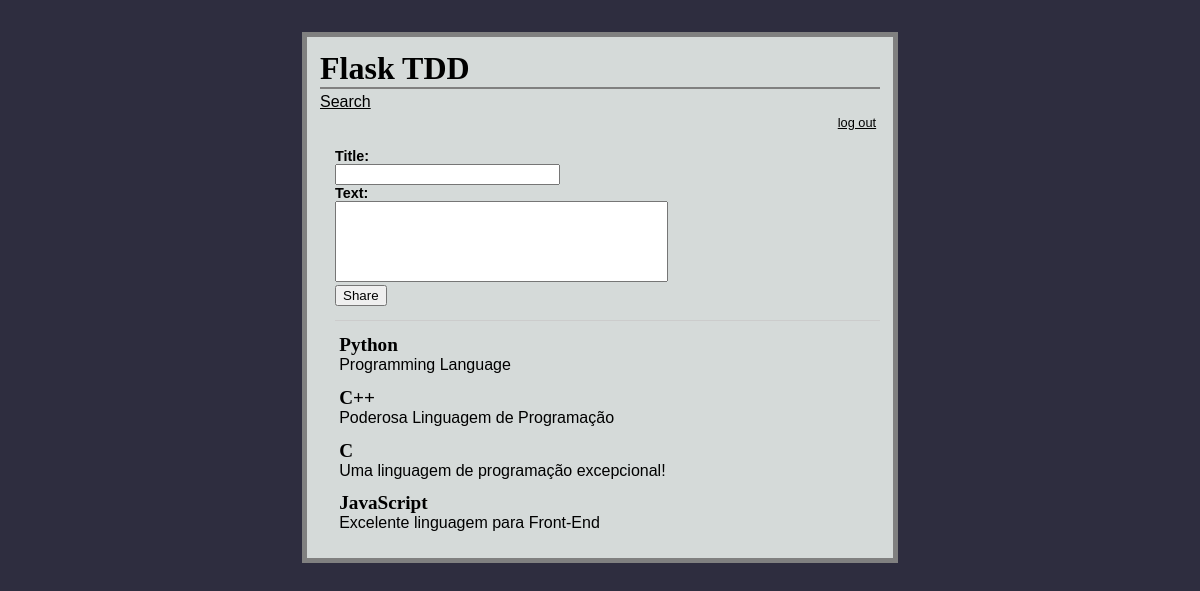
The page / (signed in) on the database its author committed.
### models.py (models this page shows, shortened)
class Flaskr(db.Model):
    __tablename__ = "flaskr"
    post_id = db.Column(db.Integer, primary_key=True)
    title = db.Column(db.String, nullable=False)
    text = db.Column(db.String, nullable=False)

### app.py (the view)
@app.route('/')
def index():
    entries = db.session.query(models.Flaskr)
    return render_template('index.html', entries=entries)

### templates/index.html (shortened to what this page needs)
<!DOCTYPE html>
<html>
<head>
  <link rel="stylesheet" type="text/css" href="{{ url_for('static', filename='style.css') }}">
</head>
<body>
  <div class="page">
    <h1>Flask TDD</h1>
    <a href="{{ url_for('search') }}">Search</a>
    <div class="metanav">
      {% if not session.logged_in %}
        <a href="{{ url_for('login') }}">log in</a>
      {% else %}
        <a href="{{ url_for('logout') }}">log out</a>
      {% endif %}
    </div>
    {% if session.logged_in %}
      <form action="{{ url_for('add_entry') }}" method="post" class="add-entry">
        <dl>
          <dt>Title:</dt>
          <dd><input type="text" size="25" name="title"></dd>
          <dt>Text:</dt>
          <dd><textarea name="text" rows="5" cols="39"></textarea></dd>
          <dd><input type="submit" value="Share"></dd>
        </dl>
      </form>
    {% endif %}
    <ul class="entries">
      {% for entry in entries %}
        <li class="entry"><h2 id="{{ entry.post_id }}">{{ entry.title }}</h2>{{ entry.text|safe }}</li>
      {% else %}
        <li><em>No entries yet. Add some!</em></li>
      {% endfor %}
    </ul>
  </div>
</body>
</html>

### static/style.css (style rules this page uses)
body { font-family: sans-serif; background: #2e2d3f; }
a, h1, h2 { color: black; }
h1, h2 { font-family: 'Georgia', serif; margin: 0; }
h1 { border-bottom: 2px solid gray; margin-bottom: 4px; }
h2 { font-size: 1.2em; }
.page { margin: 2em auto; width: 35em; border: 5px solid gray; padding: 0.8em; background: #d5dad9; }
.entries { list-style: none; margin: 0; padding: 0; }
.entries li { margin: 0.8em 1.2em; }
.add-entry { font-size: 0.9em; border-bottom: 1px solid #ccc; }
form { margin-left: 15px; }
.add-entry dl { font-weight: bold; }
.metanav { text-align: right; font-size: 0.8em; padding: 0.3em; margin-bottom: 1em; background: #d5dad9; }
textarea { resize: none; }
dd { margin: 0px; }

### rows shown on the page
Flaskr: title "Python", text "Programming Language"
Flaskr: title "C++", text "Poderosa Linguagem de Programação"
Flaskr: title "C", text "Uma linguagem de programação excepcional!"
Flaskr: title "JavaScript", text "Excelente linguagem para Front-End"
